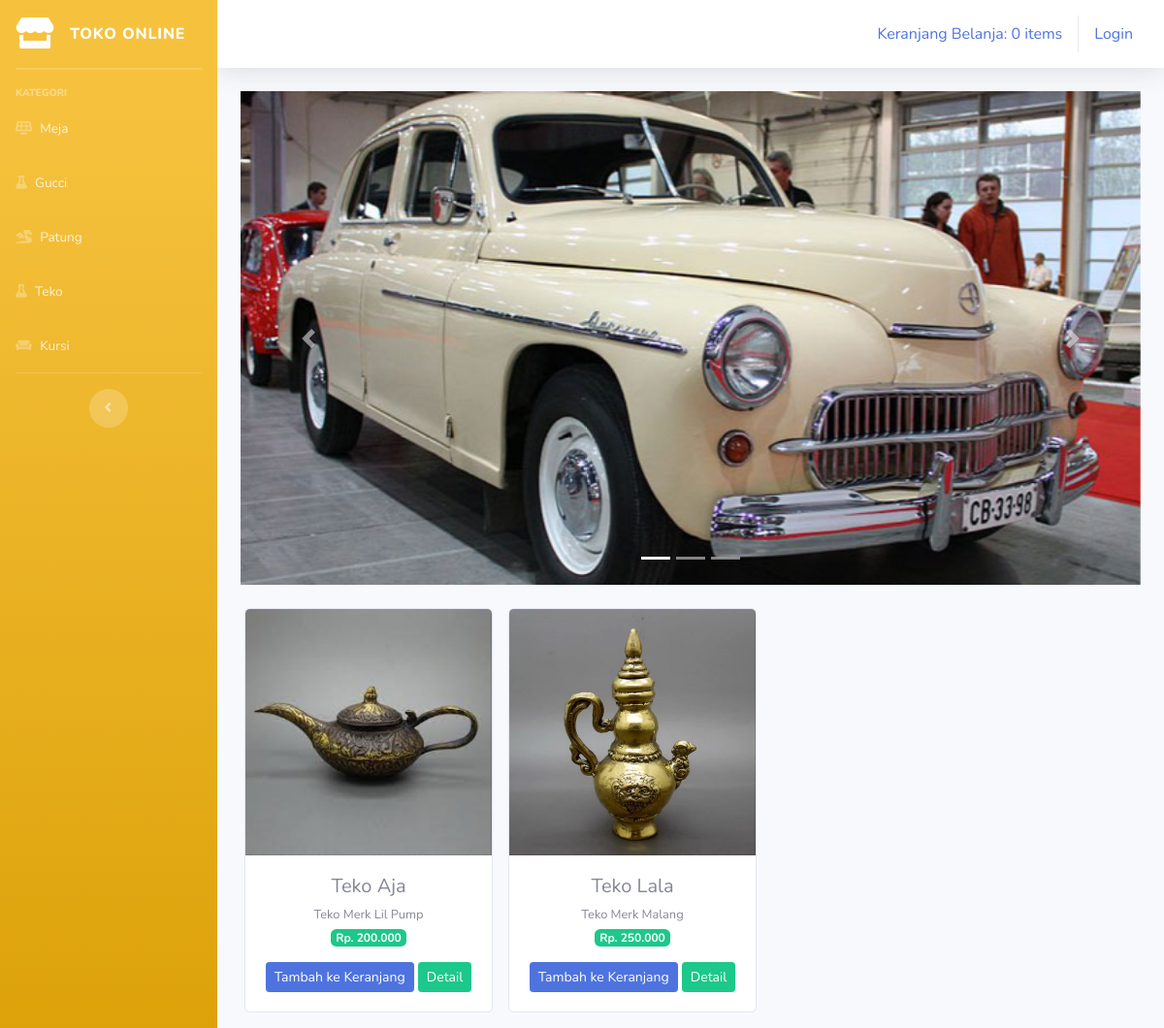
The app's page /index.php/kategori/teko with its own data.
### tables this page shows
CREATE TABLE `tbl_barang` (
  `id_brg` int(11) NOT NULL,
  `nama_brg` varchar(120) NOT NULL,
  `keterangan` varchar(225) NOT NULL,
  `kategori` varchar(60) NOT NULL,
  `harga` int(11) NOT NULL,
  `stok` int(4) NOT NULL,
  `gambar` text NOT NULL
);

### application/controllers/kategori.php (called while the page is built, shortened)
<?php
class Kategori extends CI_Controller
{
    public function teko()
    {
        $data['teko'] = $this->model_kategori->data_teko()->result();
        $this->load->view('templates/header');
        $this->load->view('templates/sidebar');
        $this->load->view('teko',$data);
        $this->load->view('templates/footer');
    }
}
?>

### index.php (called while the page is built, shortened)
<?php
require_once BASEPATH.'core/CodeIgniter.php';

### application/models/model_kategori.php (called while the page is built, shortened)
<?php
class Model_kategori extends CI_Model
{
    public function data_teko()
    {
        return $this->db->get_where("tbl_barang",array('kategori' => 'teko'));
    }
}
?>

### application/views/teko.php (the view, shortened to what this page needs)
<div class="container-fluid">
<div id="carouselExampleIndicators" class="carousel slide" data-ride="carousel">
  <ol class="carousel-indicators">
    <li data-target="#carouselExampleIndicators" data-slide-to="0" class="active"></li>
    <li data-target="#carouselExampleIndicators" data-slide-to="1"></li>
    <li data-target="#carouselExampleIndicators" data-slide-to="2"></li>
  </ol>
  <div class="carousel-inner">
    <div class="carousel-item active">
      <img src="<?php echo base_url('assets/img/slide1.jpg')?>" class="d-block w-100" alt="...">
    </div>
  </div>
  <a class="carousel-control-prev" href="#carouselExampleIndicators" role="button" data-slide="prev">
    <span class="carousel-control-prev-icon" aria-hidden="true"></span>
  </a>
  <a class="carousel-control-next" href="#carouselExampleIndicators" role="button" data-slide="next">
    <span class="carousel-control-next-icon" aria-hidden="true"></span>
  </a>
</div>
    <div class="row text-center mt-4">
    <?php foreach ($teko as $brg) : ?>
        <div class="card ml-3 mb-3" style="width: 16rem;">
        <img src="<?php echo base_url().'/upload/'.$brg->gambar ?>" class="card-img-top" alt="...">
        <div class="card-body">
        <h5 class="card-title mb-1"><?php echo $brg->nama_brg ?></h5>
        <small><?php echo $brg->keterangan ?></small><br>
        <span class="badge badge-success mb-3">Rp. <?php echo number_format($brg->harga, 0, ',','.') ?></span>
        <?php echo anchor('dashboard/tambah_ke_keranjang/' .$brg->id_brg,'<div class="btn btn-sm btn-primary">Tambah ke Keranjang</div>') ?>
        <?php echo anchor('dashboard/detail/' .$brg->id_brg,'<div class="btn btn-sm btn-success">Detail</div>') ?>
        </div>
        </div>
    <?php endforeach ?>
    </div>
</div>

### records on screen
tbl_barang: gambar (picture), nama_brg "Teko Aja", keterangan "Teko Merk Lil Pump", harga "200.000", id_brg "Tambah ke Keranjang", id_brg "Detail"
tbl_barang: gambar (picture), nama_brg "Teko Lala", keterangan "Teko Merk Malang", harga "250.000", id_brg "Tambah ke Keranjang", id_brg "Detail"

### other values on screen
anchor('dashboard/detail_keranjang',$keranjang) "Keranjang Belanja: 0 items"
anchor('auth/login','Login') "Login"
